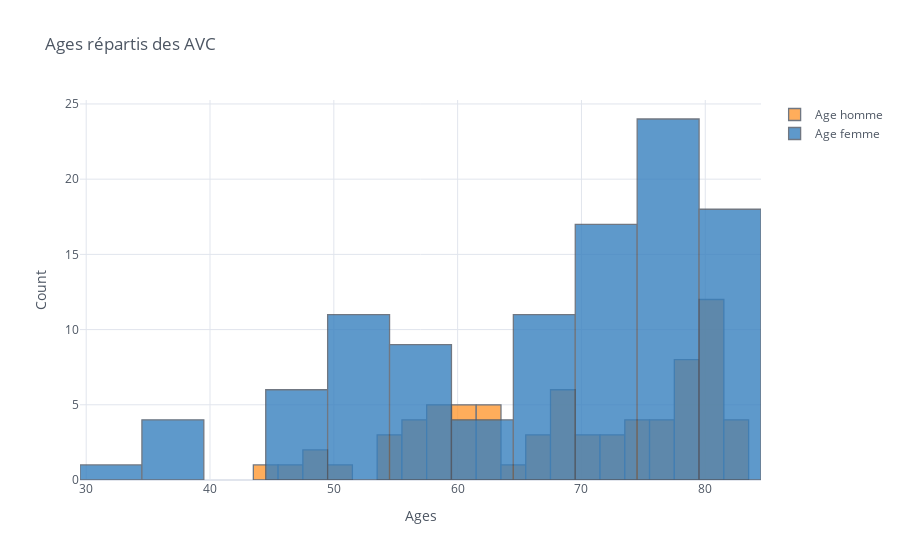

The notebook cell saved with this chart:
### Markdown cell above
<h3 style='background:#F1C4EF; border:1; border-radius:10px; color:black'><center>Répartition des âges entre hommes et femmes</center></h3>

### Code cell
stroke = df.toPandas().loc[df.toPandas()['stroke'] == 1].reset_index()

stroke["Age homme"] = stroke[stroke["gender"] == "Male"]["age"]
stroke["Age femme"] = stroke[stroke["gender"] == "Female"]["age"]

stroke[["Age homme","Age femme"]].iplot(
   kind="histogram", bins=20, theme="white", title="Ages répartis des AVC",
   xTitle='Ages', yTitle='Count'
)

### Figure 1 — Plotly figure (JSON) as saved in the notebook; plotly's stock layout.template omitted (floating-point values rounded to 4 significant figures; data arrays with more than 128 entries replaced by an {"elided": "..."} marker saying what was removed)
{"data": [{"histfunc": "count", "histnorm": "", "marker": {"color": "rgba(255, 153, 51, 1.0)", "line": {"color": "#4D5663", "width": 1.3}}, "name": "Age homme", "nbinsx": 20, "opacity": 0.8, "orientation": "v", "type": "histogram", "x": {"elided": "180 int values"}}, {"histfunc": "count", "histnorm": "", "marker": {"color": "rgba(55, 128, 191, 1.0)", "line": {"color": "#4D5663", "width": 1.3}}, "name": "Age femme", "nbinsx": 20, "opacity": 0.8, "orientation": "v", "type": "histogram", "x": {"elided": "180 int values"}}], "layout": {"autosize": true, "barmode": "overlay", "legend": {"bgcolor": "#FFFFFF", "font": {"color": "#4D5663"}}, "paper_bgcolor": "#FFFFFF", "plot_bgcolor": "#FFFFFF", "title": {"font": {"color": "#4D5663"}, "text": "Ages répartis des AVC"}, "xaxis": {"autorange": true, "gridcolor": "#E1E5ED", "range": [29.5, 84.5], "showgrid": true, "tickfont": {"color": "#4D5663"}, "title": {"font": {"color": "#4D5663"}, "text": "Ages"}, "type": "linear", "zerolinecolor": "#E1E5ED"}, "yaxis": {"autorange": true, "gridcolor": "#E1E5ED", "range": [0, 25.26], "showgrid": true, "tickfont": {"color": "#4D5663"}, "title": {"font": {"color": "#4D5663"}, "text": "Count"}, "zerolinecolor": "#E1E5ED"}}}
